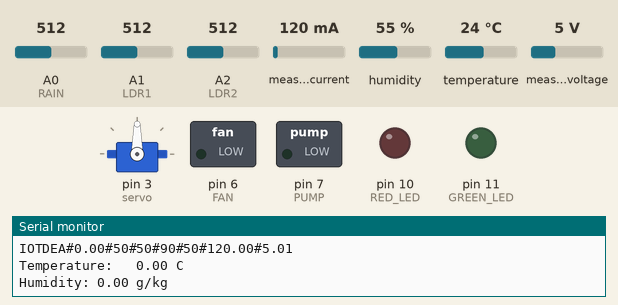
Recording of a sketch running on a simulated Arduino Uno, built with avr-gcc and run on an emulated ATmega328P. Parts: servo, switched loads named in the sketch (green lamp = pin HIGH), output pins drawn as LEDs (lit = HIGH), the last lines printed to the serial monitor. The test bench sets the inputs (shaded band); at power-on: A1 (LDR1) = 512, A0 (RAIN) = 512, A2 (LDR2) = 512, temperature 24 °C, measured current 120 mA, humidity 55 %, measured voltage 5 V.

Above: at 1.2 s.
1.3 s: A1 (LDR1) set to 486
At 7.3 s:
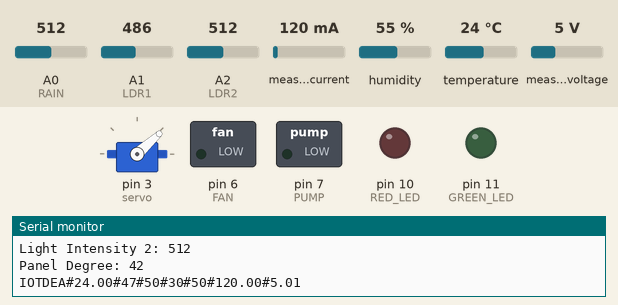
8.2 s: A0 (RAIN) set to 488
At 9.7 s:
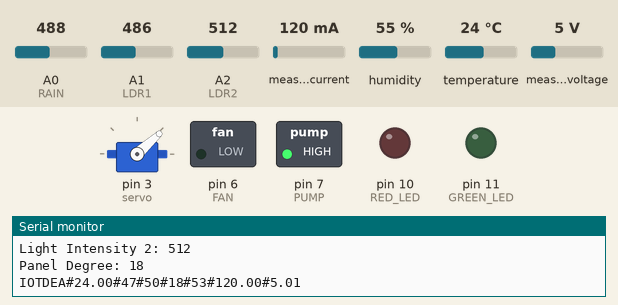
10.6 s: A2 (LDR2) set to 482
15.9 s: A2 (LDR2) set to 465
At 22.4 s:
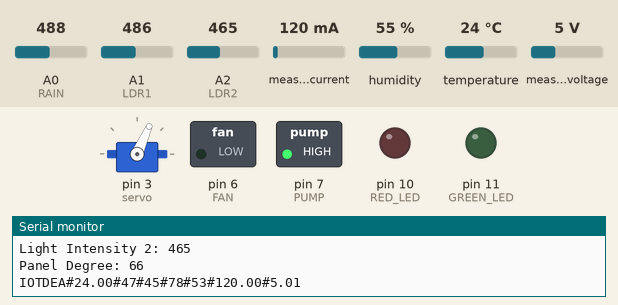
22.8 s: temperature set to 33 °C
At 28.0 s:
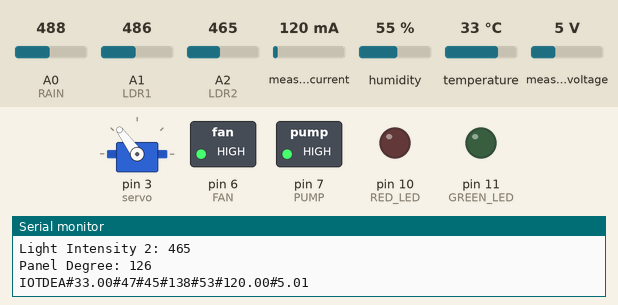
28.6 s: temperature set to 12 °C
At 30.5 s:
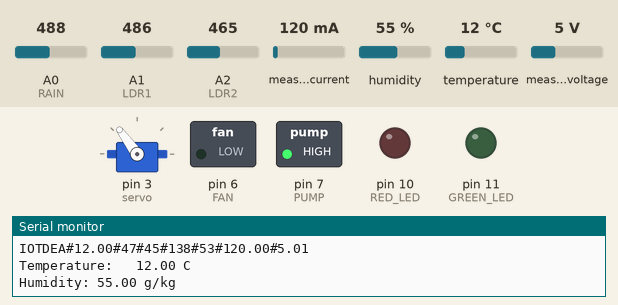
Timing chart, 0 to 31.9 s (numbered marks = the images above; inputs shaded):
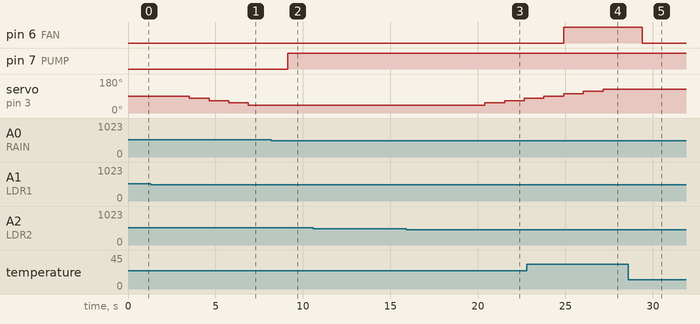

Measured:
- the behaviour switches between 502 and 501 on A1 (LDR1) (found by bisection; images 0 and 1)
- the behaviour switches between 500 and 499 on A0 (RAIN) (found by bisection; images 1 and 2)
- the behaviour switches between 476 and 475 on A2 (LDR2) (found by bisection; images 2 and 3)
- after the input at 1.3 s, servo on pin 3 (servo): 90° → 78° after 2.2 s, → 66° 1.1 s later, → 54° 1.1 s later, → 42° 1.1 s later
- after the input at 8.2 s, pin 7 (PUMP): LOW → HIGH after 0.92 s
- after the input at 15.9 s, servo on pin 3 (servo): 42° → 54° after 4.5 s, → 66° 1.1 s later, → 78° 1.1 s later
- after the input at 22.8 s, pin 6 (FAN): LOW → HIGH after 2.1 s
- after the input at 28.6 s, pin 6 (FAN): HIGH → LOW after 0.81 s

The sketch:

arduino.ino
```cpp
#include <Wire.h>
#include <Adafruit_INA219.h>
#include <Servo.h> // Mengimpor pustaka Servo
#include "DHT.h"

// Define pins for TRIG and ECHO
#define TRIG_PIN 4
#define ECHO_PIN 5
#define FAN 6
#define PUMP 7
#define GETARAN 8
#define RED_LED 10
#define GREEN_LED 11

//Include the servo motor library
#include <Servo.h>
//Define the LDR sensor pins
#define RAIN A0
#define LDR1 A1
#define LDR2 A2
//Define the error value. You can change it as you like
#define error 10
//Starting point of the servo motor
int Spoint =  90;
//Create an object for the servo motor
Servo servo;

Adafruit_INA219 ina219;

int angleX = 0;
int angleY = 0;

// Konfigurasi DHT22
#define DHTPIN 9// Pin data DHT22 terhubung ke GPIO 4
#define DHTTYPE DHT22  // Jenis sensor DHT
DHT dht(DHTPIN, DHTTYPE);

float humidity = 0.0;
float temperature = 0.0;
int valueGetaran = 0;
int rainValue = 0;
int intensitasHujan = 0;
int lightIntensity1 = 0;
int lightIntensity2 = 0;

// Variabel timer
unsigned long previousMillis = 0;
const long interval = 2000;  // Interval pembacaan data sensor (ms)

void setup() {
  // Initialize serial communication
  Serial.begin(115200);
  dht.begin();          // Inisialisasi sensor DHT22

  // Set pin modes
  pinMode(TRIG_PIN, OUTPUT);
  pinMode(ECHO_PIN, INPUT);
  pinMode(FAN, OUTPUT);
  pinMode(PUMP, OUTPUT);
  pinMode(GETARAN, INPUT);
  pinMode(RED_LED, OUTPUT);
  pinMode(GREEN_LED, OUTPUT);

  // Optional: Test message
  Serial.println("HC-SR04 Distance Measurement");

  if (! ina219.begin()) {
    Serial.println("Failed to find INA219 chip");
    while (1) { delay(10); }
  }
  // To use a slightly lower 32V, 1A range (higher precision on amps):
  ina219.setCalibration_32V_1A();
  // Or to use a lower 16V, 40`0mA range (higher precision on volts and amps):
  // ina219.setCalibration_16V_400mA();
  Serial.println("Measuring voltage and current with INA219 ...");

  servo.attach(3);
}

void loop() {
  // read temperature
  unsigned long currentMillis = millis();
  if (currentMillis - previousMillis >= interval) {
    previousMillis = currentMillis;
    // Membaca data dari sensor DHT22
    humidity = dht.readHumidity();
    temperature = dht.readTemperature();

    // Validasi pembacaan data
    if (isnan(humidity) || isnan(temperature)) {
      Serial.println("Failed to read from DHT sensor!");
      return;
    }
  }

  Serial.print("Temperature:   "); Serial.print(temperature); Serial.println(" C");
  Serial.print("Humidity: "); Serial.print(humidity); Serial.println(" g/kg");

  // Wait before next measurement
  delay(100);

  // Read rain sensor and control pump
  rainValue = analogRead(RAIN);
  intensitasHujan = map(rainValue, 0, 1023, 100, 0);
  Serial.print("Intensitas Hujan: ");
  Serial.println(intensitasHujan);
  if (rainValue < 500) {
      digitalWrite(PUMP, HIGH);
      Serial.println("Hujan terdeteksi, pompa dimatikan.");
  } else {
      digitalWrite(PUMP, LOW);
      Serial.println("Tidak hujan, pompa dinyalakan.");
  }

  // read current, load voltage
  float shuntvoltage = 0;
  float busvoltage = 0;
  float current_mA = 0;
  float loadvoltage = 0;
  float power_mW = 0;

  shuntvoltage = ina219.getShuntVoltage_mV();
  busvoltage = ina219.getBusVoltage_V();
  current_mA = ina219.getCurrent_mA();
  power_mW = ina219.getPower_mW();
  loadvoltage = busvoltage + (shuntvoltage / 1000);

  Serial.print("Bus Voltage:   "); Serial.print(busvoltage); Serial.println(" V");
  Serial.print("Shunt Voltage: "); Serial.print(shuntvoltage); Serial.println(" mV");
  Serial.print("Load Voltage:  "); Serial.print(loadvoltage); Serial.println(" V");
  Serial.print("Current:       "); Serial.print(current_mA); Serial.println(" mA");
  Serial.print("Power:         "); Serial.print(power_mW); Serial.println(" mW");

  if(temperature > 30)
  {
    digitalWrite(FAN, HIGH);
  }else
  {
    digitalWrite(FAN, LOW);
  }

  //Get the LDR sensor value
  int ldr1 = analogRead(LDR1);
  //Get the LDR sensor value
  int ldr2 = analogRead(LDR2);
  Serial.print("Light Intensity 1: ");
  Serial.println(ldr1);
  Serial.print("Light Intensity 2: ");
  Serial.println(ldr2);
  lightIntensity1 = map(ldr1, 0, 1023, 0, 100);
  lightIntensity2 = map(ldr2, 0, 1023, 0, 100);

  //Get the difference of these values
  int value1 = abs(ldr1 - ldr2);
  int value2 = abs(ldr2 - ldr1);
  Serial.print("Panel Degree: ");
  Serial.println(Spoint);
//Check these values using a IF condition
  if ((value1 <= error) || (value2 <= error)) {

  } else {
    if(Spoint < 130 && Spoint > 30 )
    {
      servo.write(Spoint);
    }

    if (Spoint <= 130 && ldr1 > ldr2) {
      Spoint = Spoint + 12;
    }
    if (Spoint >= 30 && ldr1 < ldr2) {
      Spoint = Spoint - 12;
    }
  }

  // Serial.print("IOTSENSOR");
  // Serial.print("#");
  // Serial.print(random(0, 10));
  // Serial.print("#");
  // Serial.print(random(10, 20));
  // Serial.print("#");
  // Serial.print(random(20, 30));
  // Serial.print("#");
  // Serial.print(random(30, 40));
  // Serial.print("#");
  // Serial.print(random(40, 50));
  // Serial.print("#");
  // Serial.print(random(50, 60));
  // Serial.print("#");
  // Serial.println(random(60, 70));


  Serial.print("IOTDEA");
  Serial.print("#");
  Serial.print(temperature);
  Serial.print("#");
  Serial.print(lightIntensity1);
  Serial.print("#");
  Serial.print(lightIntensity2);
  Serial.print("#");
  Serial.print(Spoint);
  Serial.print("#");
  Serial.print(intensitasHujan);
  Serial.print("#");
  Serial.print(current_mA);
  Serial.print("#");
  Serial.println(loadvoltage);
  delay(1000);
  Serial.println("");
}
```
